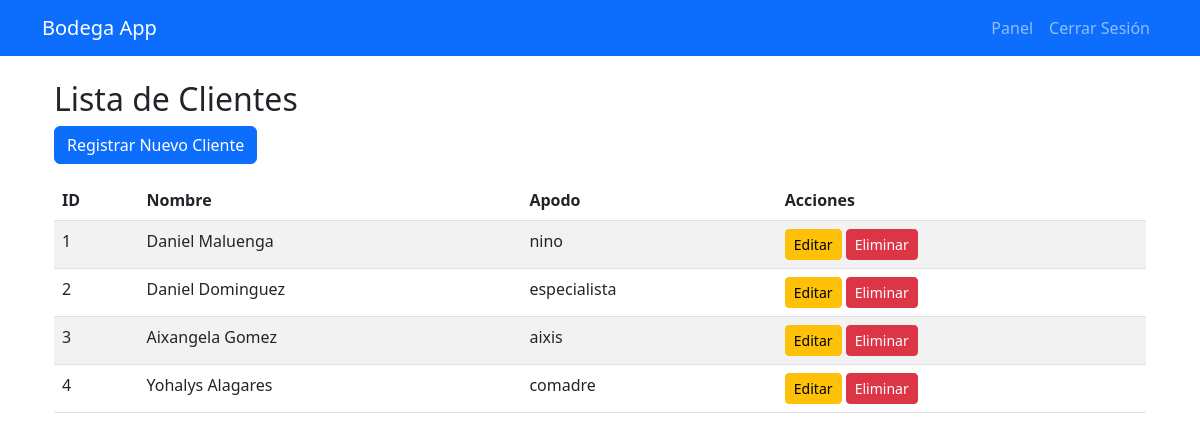
Page /clientes (signed in) on the committed database.
### models.py (models this page shows)
class Cliente(db.Model):
    id = db.Column(db.Integer, primary_key=True)
    nombre = db.Column(db.String(100), nullable=False)
    apodo = db.Column(db.String(50), unique=True, nullable=False)  # Nuevo campo

### app.py (the view)
@app.route('/clientes')
@login_required
def listar_clientes():
    clientes = db.session.execute(select(Cliente)).scalars().all()
    return render_template('clientes.html', clientes=clientes)

### app.py (called while the page is built)
@login_manager.user_loader
def load_user(user_id):
    return db.session.get(Usuario, int(user_id))

### templates/clientes.html
{% extends "base.html" %}
{% block content %}
<div class="container">
    <h2>Lista de Clientes</h2>
    <a href="{{ url_for('registrar_cliente') }}" class="btn btn-primary mb-3">Registrar Nuevo Cliente</a>
    <div class="table-responsive">
        <table class="table table-striped">
            <thead>
                <tr>
                    <th>ID</th>
                    <th>Nombre</th>
                    <th>Apodo</th>
                    <th>Acciones</th>
                </tr>
            </thead>
            <tbody>
                {% for cliente in clientes %}
                <tr>
                    <td>{{ cliente.id }}</td>
                    <td>{{ cliente.nombre }}</td>
                    <td>{{ cliente.apodo }}</td>
                    <td>
                        <a href="{{ url_for('editar_cliente', id=cliente.id) }}" class="btn btn-warning btn-sm">Editar</a>
                        <form action="{{ url_for('eliminar_cliente', id=cliente.id) }}" method="POST" style="display:inline;">
                            <button type="submit" class="btn btn-danger btn-sm" onclick="return confirm('¿Eliminar este cliente?')">Eliminar</button>
                        </form>
                    </td>
                </tr>
                {% else %}
                <tr>
                    <td colspan="4">No hay clientes registrados</td>
                </tr>
                {% endfor %}
            </tbody>
        </table>
    </div>
</div>
{% endblock %}

### rows in the picture
Cliente: id "1", nombre "Daniel Maluenga", apodo "nino"
Cliente: id "2", nombre "Daniel Dominguez", apodo "especialista"
Cliente: id "3", nombre "Aixangela Gomez", apodo "aixis"
Cliente: id "4", nombre "Yohalys Alagares", apodo "comadre"
